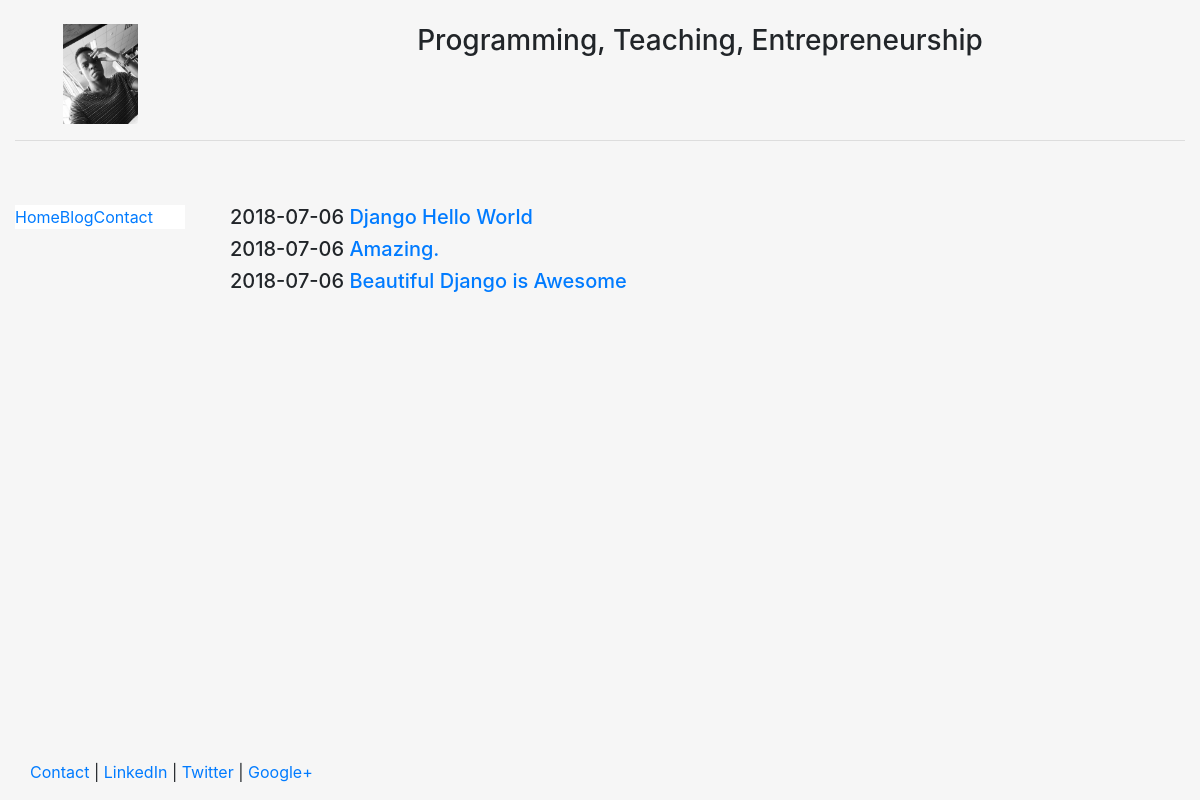
/blog/, run on an earlier commit of the app's database.
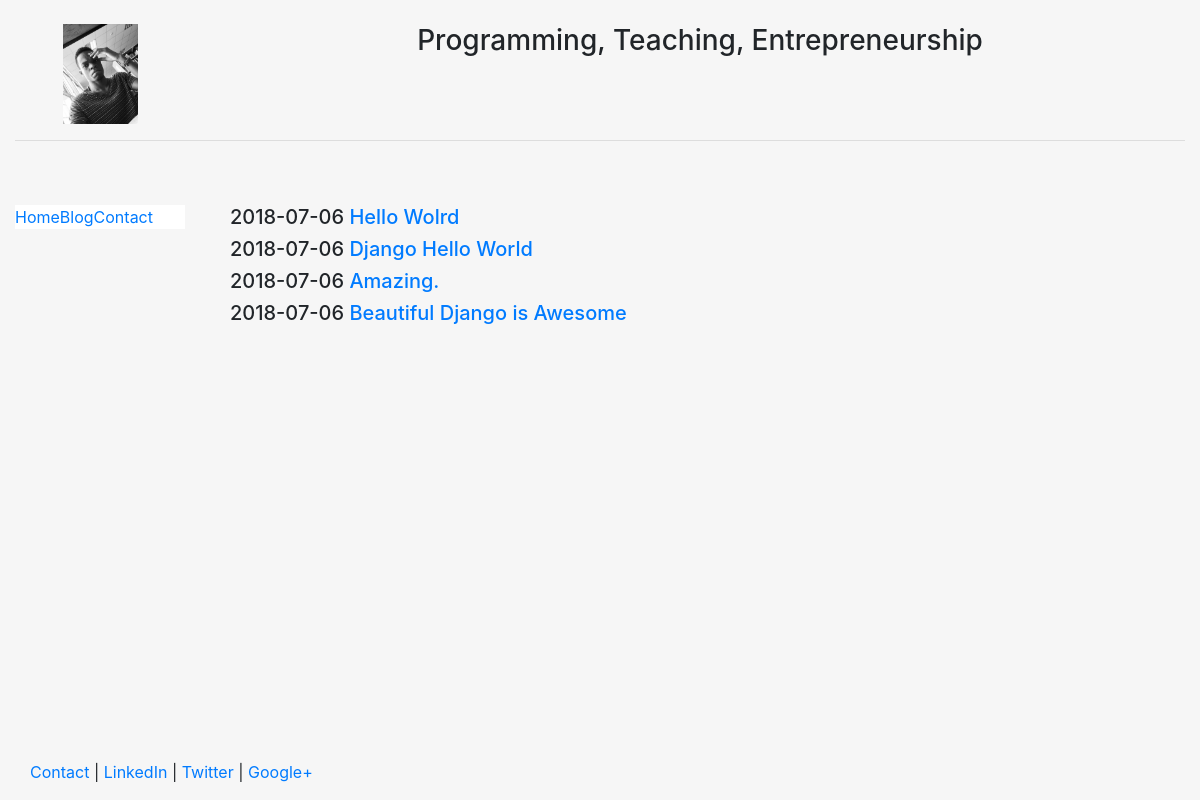
And on a later commit of the database.
### blog/models.py (models this page shows, shortened)
class Post(models.Model):
    title = models.CharField(max_length=140)
    body = models.TextField()
    date = models.DateTimeField()

### blog/templates/blog/blog.html
{% extends "personal/header.html" %} {% block content %} {% for post in object_list %}
<h5>{{ post.date|date:"Y-m-d" }}<a href="/blog/{{post.id}}"> {{post.title}} </a></h5>
{% endfor %} {% endblock %}

What changed in the data, as far as the page shows it:
added Post: date "2018-07-06", title "Hello Wolrd"
